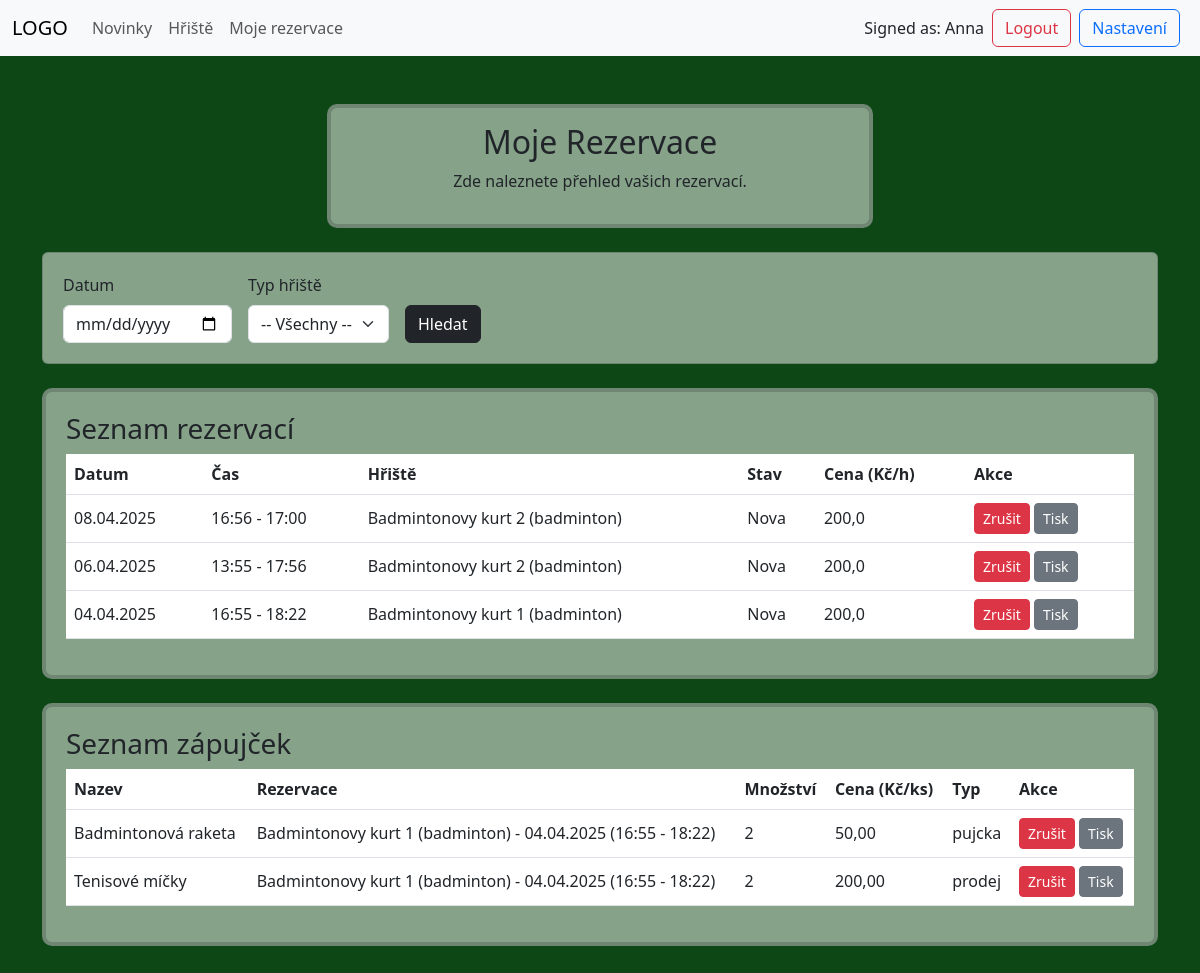
Screenshot of /rezervace/ (signed in) with the database file from the repository.
### rezervace/models.py (models this page shows, shortened)
class Uzivatele(models.Model):
    id = models.AutoField(primary_key=True)
    user = models.OneToOneField(User, on_delete=models.CASCADE, related_name='uzivatele')
    jmeno = models.CharField(max_length=50)
    prijmeni = models.CharField(max_length=50)
    email = models.EmailField(max_length=100, unique=True)
    telefon = models.CharField(max_length=20)
    role = models.CharField(max_length=10, choices=ROLE_CHOICES, default='user')
    datum_reg = models.DateTimeField(default=timezone.now)
    posledni_aktualizace = models.DateTimeField(auto_now=True)
    typ_zakaznika = models.ForeignKey(TypZakaznika, on_delete=models.SET_NULL, null=True, related_name='uzivatele')

class Rezervace(models.Model):
    uzivatel = models.ForeignKey(Uzivatele, on_delete=models.CASCADE, related_name='rezervace')
    hriste = models.ForeignKey(Hriste, on_delete=models.CASCADE, related_name='rezervace')
    datum = models.DateField()
    cas_zacatku = models.TimeField()
    cas_konce = models.TimeField()
    stav = models.CharField(max_length=20, choices=RESERVATION_STATUS_CHOICES, default='nova')
    popis = models.TextField(blank=True, null=True)
    vytvoreno = models.DateTimeField(default=timezone.now)
    naposledy_upraveno = models.DateTimeField(auto_now=True)
    cena = models.FloatField()

class Hriste(models.Model):
    nazev = models.CharField(max_length=100)
    typ = models.CharField(max_length=50)
    popis = models.TextField()
    cena_hodina = models.DecimalField(max_digits=8, decimal_places=2)
    kapacita = models.IntegerField()
    aktivni = models.BooleanField(default=True)

class RezervaceZapujcky(models.Model):
    rezervace = models.ForeignKey(Rezervace, on_delete=models.CASCADE, related_name='zapujcky')
    zapujcka = models.ForeignKey(Zapujcky, on_delete=models.CASCADE, related_name='rezervace')
    mnozstvi = models.IntegerField()
    cena_za_kus = models.DecimalField(max_digits=8, decimal_places=2)
    class Meta:
        unique_together = ('rezervace', 'zapujcka')  # Composite primary key

class Zapujcky(models.Model):
    nazev = models.CharField(max_length=100)
    popis = models.TextField()
    cena_pujceni = models.DecimalField(max_digits=8, decimal_places=2)
    cena_prodeje = models.DecimalField(max_digits=8, decimal_places=2)
    typ = models.CharField(max_length=20, choices=RENTAL_TYPE_CHOICES)
    aktivni = models.BooleanField(default=True)

### rezervace/views.py (the view)
# urls.py: path('rezervace/', views.rezervace, name='rezervace'),
@login_required
def rezervace(request):
    user = request.user.uzivatele  # vazba na náš model Uzivatele
    reservations = Rezervace.objects.filter(uzivatel=user).order_by('-datum', '-cas_zacatku')
    reservations_zapujcky = RezervaceZapujcky.objects.filter(rezervace__uzivatel=user).order_by('-rezervace__datum', '-rezervace__cas_zacatku')
    datum = request.GET.get('datum')
    typ_hriste = request.GET.get('typ_hriste')
    if datum:
        reservations = reservations.filter(datum=datum)
        reservations_zapujcky = reservations_zapujcky.filter(rezervace__datum=datum)
    if typ_hriste and typ_hriste != '':
        reservations = reservations.filter(hriste__typ=typ_hriste)
        reservations_zapujcky = reservations_zapujcky.filter(rezervace__hriste__typ=typ_hriste)
    return render(request, 'rezervace/rezervace.html', {
        'reservations': reservations,
        'reservations_zapujcky': reservations_zapujcky,
        'vybrane_datum': datum if datum else '',
        'vybrany_typ': typ_hriste if typ_hriste else '',
        'hriste_typy': Hriste.objects.values_list('typ', flat=True).distinct()
    })

### templates/rezervace/rezervace.html (shortened to what this page needs)
{% load static %}
<!DOCTYPE html>
<html lang="en">
<head>
  <link href="https://cdn.jsdelivr.net/npm/bootstrap@5.3.0/dist/css/bootstrap.min.css" rel="stylesheet">
  <link href="{% static 'style.css' %}" rel="stylesheet">
</head>
<body style="background-color: #0D4715;">
  <div id="particles-js"></div>
  <nav class="navbar navbar-expand-lg navbar-light bg-light">
    <div class="container-fluid">
        <a class="navbar-brand" href="{% url 'index' %}">LOGO</a>
        <div class="collapse navbar-collapse" id="navbarNav">
            <ul class="navbar-nav me-auto mb-2 mb-lg-0">
                <li class="nav-item">
                    <a class="nav-link" href="{% url 'index' %}">Novinky</a>
                </li>
                <li class="nav-item">
                    <a class="nav-link" href="{% url 'hriste' %}">Hřiště</a>
                </li>
                <li class="nav-item">
                    <a class="nav-link" href="{% url 'rezervace' %}">Moje rezervace</a>
                </li>
            </ul>
            <div class="d-flex align-items-center">
                {% if user.is_authenticated %}
                    <span class="me-2">Signed as: {{ user.uzivatele.jmeno }}</span>
                    <a href="{% url 'logout' %}" class="btn btn-outline-danger me-2">Logout</a>
                    <a href="{% url 'profile' %}" class="btn btn-outline-primary me-2">Nastavení</a>
                {% else %}
                    <a href="{% url 'login' %}" class="btn btn-outline-primary me-2">Login</a>
                    <a href="{% url 'signup' %}" class="btn btn-primary">Sign up</a>
                {% endif %}
            </div>
        </div>
    </div>
</nav>
  <div class="container my-5">
    <div class="row">
      <div class="col-sm-3"></div>
      <div class="col-sm-6">
        <div class="card text-center" style="padding: 15px; border-width: 4px;
             border-radius: 10px; background: rgba(255, 255, 255, 0.5)">
          <h2>Moje Rezervace</h2>
          <p>Zde naleznete přehled vašich rezervací.</p>
        </div>
      </div>
      <div class="col-sm-3"></div>
    </div>
    <div class="row mt-4 mb-4">
      <div class="col-sm-12">
        <div class="card" style="padding: 20px; background: rgba(255, 255, 255, 0.5);">
          <form method="GET" class="row g-3">
            <div class="col-auto">
              <label for="datum" class="form-label">Datum</label>
              <input type="date" name="datum" id="datum" value="{{ vybrane_datum }}" class="form-control" />
            </div>
            <div class="col-auto">
              <label for="typ_hriste" class="form-label">Typ hřiště</label>
              <select name="typ_hriste" id="typ_hriste" class="form-select">
                <option value="">-- Všechny --</option>
              </select>
            </div>
            <div class="col-auto align-self-end">
              <button type="submit" class="btn btn-dark">Hledat</button>
            </div>
          </form>
        </div>
      </div>
    </div>
    <div class="row">
      <div class="col-sm-12">
        <div class="card" style="padding: 20px; border-width: 4px;
             border-radius: 10px; background: rgba(255, 255, 255, 0.5)">
          <h3>Seznam rezervací</h3>
          {% if reservations %}
            <div class="table-responsive">
              <table class="table table-hover align-middle">
                <thead>
                  <tr>
                    <th>Datum</th>
                    <th>Čas</th>
                    <th>Hřiště</th>
                    <th>Stav</th>
                    <th>Cena (Kč/h)</th>
                    <th>Akce</th>
                  </tr>
                </thead>
                <tbody>
                  {% for rez in reservations %}
                  <tr>
                    <td>{{ rez.datum|date:"d.m.Y" }}</td>
                    <td>{{ rez.cas_zacatku|time:"H:i" }} - {{ rez.cas_konce|time:"H:i" }}</td>
                    <td>{{ rez.hriste.nazev }} ({{ rez.hriste.typ }})</td>
                    <td>{{ rez.get_stav_display }}</td>
                    <td>{{ rez.cena }}</td>
                    <td>
                      <a href="{% url 'zrusit_rezervaci' rez.id %}"
                        class="btn btn-danger btn-sm"
                        onclick="return confirm('Opravdu chcete zrušit tuto rezervaci? Budou odstraněny i její související zápujčky.');">
                        Zrušit
                      </a>
                      <a href="{% url 'tisk_rezervace' rez.id %}" target="_blank" class="btn btn-secondary btn-sm">Tisk</a>
                    </td>
                  </tr>
                  {% endfor %}
                </tbody>
              </table>
            </div>
          {% else %}
            <p>Nemáte žádné rezervace pro vybrané podmínky.</p>
          {% endif %}
        </div>
      </div>
    </div>
    <br>
    <div class="row">
      <div class="col-sm-12">
        <div class="card" style="padding: 20px; border-width: 4px;
             border-radius: 10px; background: rgba(255, 255, 255, 0.5)">
          <h3>Seznam zápujček</h3>
          {% if reservations_zapujcky %}
            <div class="table-responsive">
              <table class="table table-hover align-middle">
                <thead>
                  <tr>
                    <th>Nazev</th>
                    <th>Rezervace</th>
                    <th>Množství</th>
                    <th>Cena (Kč/ks)</th>
                    <th>Typ</th>
                    <th>Akce</th>
                  </tr>
                </thead>
                <tbody>
                  {% for rez in reservations_zapujcky %}
                  <tr>
                    <td>{{ rez.zapujcka.nazev }}</td>
                    <td>{{ rez.rezervace.hriste.nazev }} ({{ rez.rezervace.hriste.typ }}) - {{ rez.rezervace.datum|date:"d.m.Y" }} ({{ rez.rezervace.cas_zacatku|time:"H:i" }} - {{ rez.rezervace.cas_konce|time:"H:i" }})</td>
                    <td>{{ rez.mnozstvi }}</td>
                    <td>{{ rez.cena_za_kus}}</td>
                    <td>{{ rez.zapujcka.typ }}</td>
                    <td>
                      <a href="{% url 'zrusit_rezervaci_zapujcky' rez.id %}"
                        class="btn btn-danger btn-sm"
                        onclick="return confirm('Opravdu chcete zrušit tuto rezervaci zapujcky?');">
                        Zrušit
                      </a>
                      <a href="{% url 'tisk_rezervace_zapujcka' rez.id %}" target="_blank" class="btn btn-secondary btn-sm">Tisk</a>
                    </td>
                  </tr>
                  {% endfor %}
                </tbody>
              </table>
            </div>
          {% else %}
            <p>Nemáte žádné zápujčky.</p>
          {% endif %}
        </div>
      </div>
    </div>
  </div>
</body>
</html>

### templates/rezervace/rezervace.html (style rules this page uses)
#particles-js { position: absolute; width: 100%; height: 100%; top: 0; left: 0; z-index: -1; }

### rows the page displays
Rezervace: datum "08.04.2025", cas_zacatku "16:56", cas_konce "17:00", hriste.nazev "Badmintonovy kurt 2", hriste.typ "badminton", stav "Nova", cena "200,0"
Rezervace: datum "06.04.2025", cas_zacatku "13:55", cas_konce "17:56", hriste.nazev "Badmintonovy kurt 2", hriste.typ "badminton", stav "Nova", cena "200,0"
Rezervace: datum "04.04.2025", cas_zacatku "16:55", cas_konce "18:22", hriste.nazev "Badmintonovy kurt 1", hriste.typ "badminton", stav "Nova", cena "200,0"
RezervaceZapujcky: zapujcka.nazev "Badmintonová raketa", rezervace.hriste.nazev "Badmintonovy kurt 1", rezervace.hriste.typ "badminton", rezervace.datum "04.04.2025", rezervace.cas_zacatku "16:55", rezervace.cas_konce "18:22", mnozstvi "2", cena_za_kus "50,00", zapujcka.typ "pujcka"
RezervaceZapujcky: zapujcka.nazev "Tenisové míčky", rezervace.hriste.nazev "Badmintonovy kurt 1", rezervace.hriste.typ "badminton", rezervace.datum "04.04.2025", rezervace.cas_zacatku "16:55", rezervace.cas_konce "18:22", mnozstvi "2", cena_za_kus "200,00", zapujcka.typ "prodej"

### other values shown
{{ user.uzivatele.jmeno }} "Anna"
